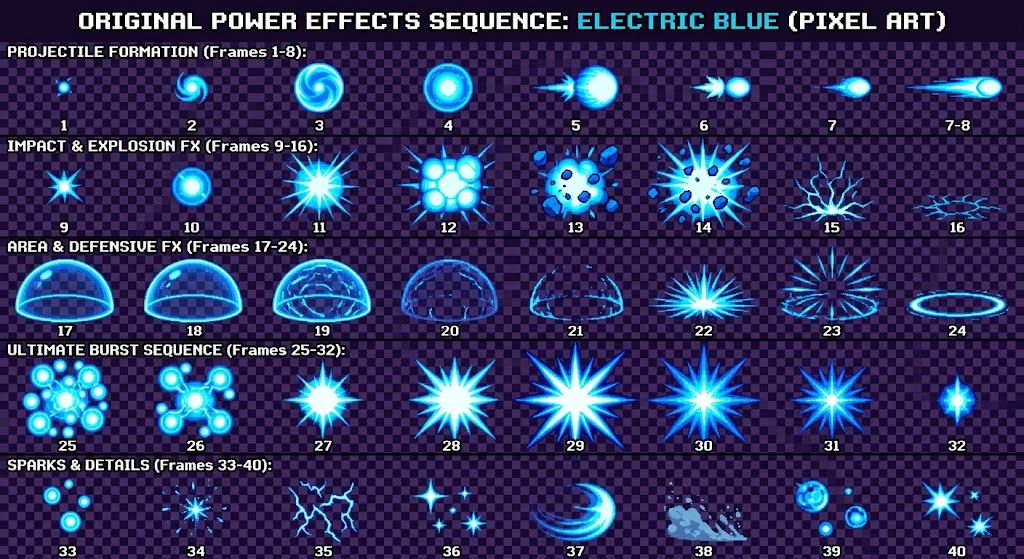
#> input picture assets/fx/source/efectos_azules.jpg, 1024 x 559 px
$ python hoja_contacto.py ../../assets/fx/source/efectos_azules.jpg out.png 5 5 5
#> lines starting #> are read from the running program, lines starting #| are printed output that depends on the picture
#!/usr/bin/env python3
"""Hojas de contacto numeradas del atlas de MAX (solo LEE los PNG).

Uso: python3 tools/max/hoja_contacto.py [atlas.png] [salida_dir] [desde] [hasta] [por_hoja]
Dibuja cada celda 270x175 (a la mitad) con su indice y una cruz en el pivote
(135,168). Escribe <salida_dir>/max_cells_<desde>_<hasta>.png.
"""
import os
import sys

from PIL import Image, ImageDraw

CW, CH, COLS = 270, 175, 14
PIV = (135, 168)


def main():
    atlas = sys.argv[1] if len(sys.argv) > 1 else "assets/characters/max/max_atlas.png"
    out = sys.argv[2] if len(sys.argv) > 2 else "/tmp/max_hojas"
    lo = int(sys.argv[3]) if len(sys.argv) > 3 else 0
    hi = int(sys.argv[4]) if len(sys.argv) > 4 else -1
    per = int(sys.argv[5]) if len(sys.argv) > 5 else 42
    os.makedirs(out, exist_ok=True)
    im = Image.open(atlas).convert("RGBA")
    total = (im.width // CW) * (im.height // CH)
#> total = 9
    if hi < 0 or hi >= total:
        hi = total - 1
    cols, k = 7, 0.5
    w, h = int(CW * k), int(CH * k)
    for start in range(lo, hi + 1, per):
        end = min(hi, start + per - 1)
        n = end - start + 1
        rows = (n + cols - 1) // cols
        sheet = Image.new("RGBA", (cols * w, rows * h), (60, 60, 70, 255))
        d = ImageDraw.Draw(sheet)
        for j, idx in enumerate(range(start, end + 1)):
            cx, cy = (idx % COLS) * CW, (idx // COLS) * CH
            cell = im.crop((cx, cy, cx + CW, cy + CH)).resize((w, h), Image.NEAREST)
            ox, oy = (j % cols) * w, (j // cols) * h
            bg = Image.new("RGBA", (w, h), (95, 95, 105, 255) if (j + j // cols) % 2 else (70, 70, 80, 255))
            bg.alpha_composite(cell)
            sheet.paste(bg, (ox, oy))
            px, py = ox + PIV[0] * k, oy + PIV[1] * k
            d.line((px - 4, py, px + 4, py), fill=(255, 0, 0, 255))
            d.line((px, py - 4, px, py + 4), fill=(255, 0, 0, 255))
            d.rectangle((ox, oy, ox + 22, oy + 11), fill=(0, 0, 0, 255))
            d.text((ox + 2, oy), str(idx), fill=(255, 255, 0, 255))
        path = f"{out}/max_cells_{start}_{end}.png"
        sheet.save(path)
        print(path)
#> this loop made 1 pass
#> pass 1, in main, `sheet = Image.new("RGBA", (cols * w, rows * h), (60, 60, 70, 255))`:
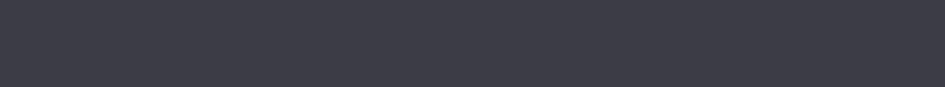
#> sheet: PIL image 945x87 RGBA; mean R, G, B, A 60, 60, 70, 255
#> pass 1, in main, `sheet.save(path)`:
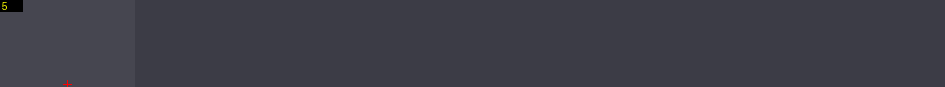
#> saved as max_cells_5_5.png: PIL image 945x87 RGBA; mean R, G, B, A 61.3, 61.2, 71.1, 255
#> after the loop:
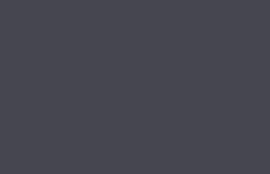
#> bg: PIL image 135x87 RGBA (shown 2 times larger); mean R, G, B, A 70, 70, 80, 255
#> after the loop: cell: PIL image 135x87 RGBA; every value is 0


if __name__ == "__main__":
    main()
